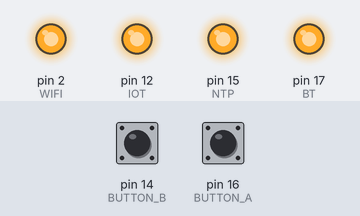
A sketch run on a simulated Arduino Uno, built with avr-gcc and run on an emulated ATmega328P. Shown: output pins drawn as LEDs (lit = HIGH). The inputs (shaded band) are chosen by the test bench; at power-on: pin 14 (BUTTON_B) HIGH, pin 16 (BUTTON_A) HIGH.

Above: at 1.2 s.
1.3 s: pin 14 (BUTTON_B) pulled LOW for 0.15 s
At 1.37 s:
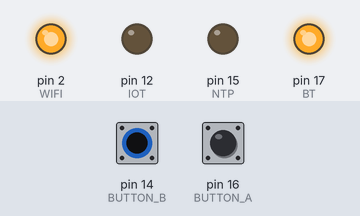
2.9 s: pin 16 (BUTTON_A) pulled LOW for 0.15 s
At 2.97 s:
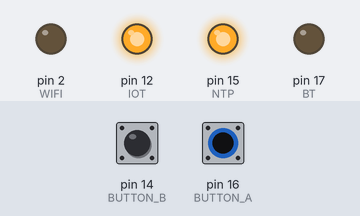
4.5 s: pin 16 (BUTTON_A) pulled LOW for 3.2 s
At 8.5 s:
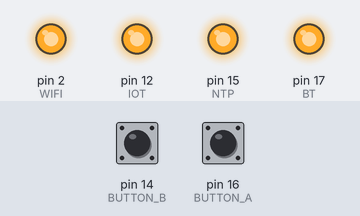
9.2 s: pin 14 (BUTTON_B) pulled LOW for 3.2 s
At 9.7 s:
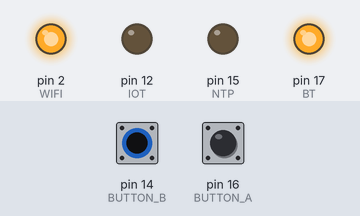
13.9 s: pin 14 (BUTTON_B) driven LOW and pin 16 (BUTTON_A) driven LOW
At 14.4 s:
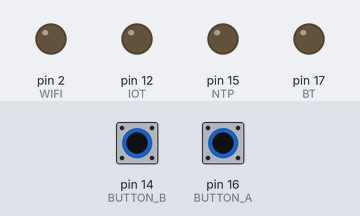
Timing chart, 0 to 16.4 s (numbered marks = the images above; inputs shaded):
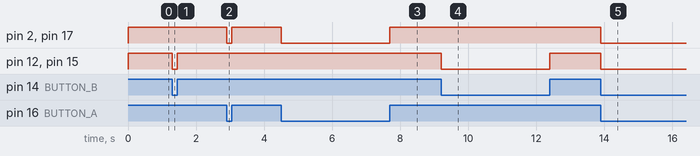

The sketch:

lab3.2.ino
```cpp
#define BT 17
#define BUTTON_A 16
#define BUTTON_B 14
#define IOT 12
#define NTP 15
#define WIFI 2

void setup() {
  pinMode(BT, OUTPUT);
  pinMode(WIFI, OUTPUT);
  pinMode(BUTTON_A, INPUT_PULLUP);
  pinMode(IOT, OUTPUT);
  pinMode(NTP, OUTPUT);
  pinMode(BUTTON_B, INPUT_PULLUP);
}

void loop() {
  if (digitalRead(BUTTON_A) == LOW) {
    digitalWrite(BT, LOW);
    digitalWrite(WIFI, LOW);
  } else {
    digitalWrite(BT, HIGH);
    digitalWrite(WIFI, HIGH);
  }
  if (digitalRead(BUTTON_B) == LOW) {
    digitalWrite(IOT, LOW);
    digitalWrite(NTP, LOW);
  } else {
    digitalWrite(IOT, HIGH);
    digitalWrite(NTP, HIGH);
  }
}
```

Measured:
- after the input at 1.3 s, pin 12 (IOT), pin 15 (NTP): HIGH → LOW at once, → HIGH 0.15 s later
- after the input at 2.9 s, pin 2 (WIFI), pin 17 (BT): HIGH → LOW at once, → HIGH 0.15 s later
- after the input at 4.5 s, pin 2 (WIFI), pin 17 (BT): HIGH → LOW at once, → HIGH 3.2 s later
- after the input at 9.2 s, pin 12 (IOT), pin 15 (NTP): HIGH → LOW at once, → HIGH 3.2 s later
- after the input at 13.9 s, pin 2 (WIFI), pin 12 (IOT), pin 15 (NTP), pin 17 (BT): HIGH → LOW at once
